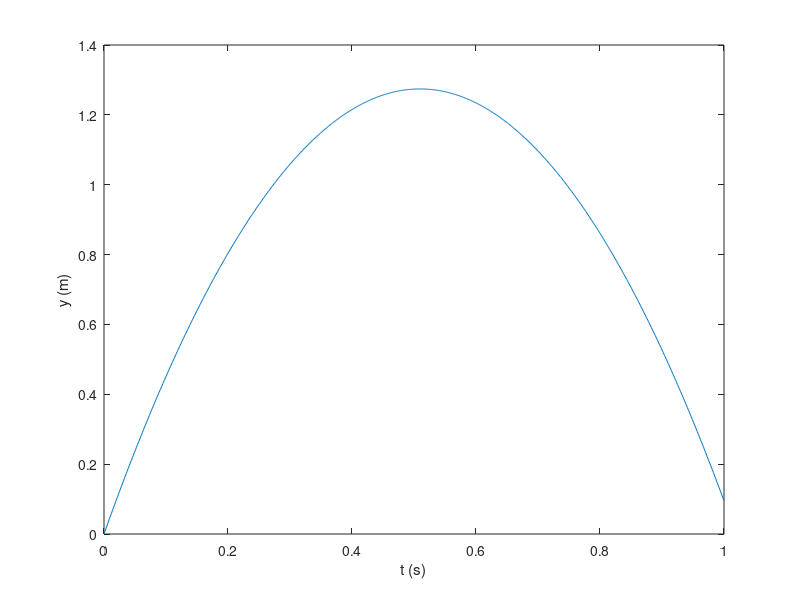

Reproduce this figure in MATLAB.
v = 5;
g = 9.81;
t = linspace(0,1,1001);

y = v*t - 0.5*g*t.^2;
plot(t,y);
xlabel('t (s)');
ylabel('y (m)');


